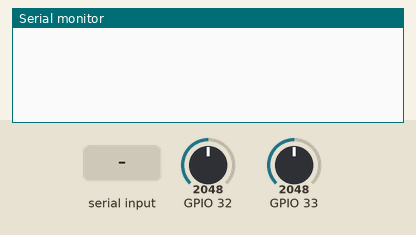
Recording of a sketch running on a simulated ESP32. Parts: the last lines printed to the serial monitor. The inputs (shaded band) are chosen by the test bench; at power-on: GPIO 32 = 2048, GPIO 33 = 2048 (analog values on the 0–4095 scale).

Above: at 1.2 s.
1.3 s: GPIO 32 set to 2866
4.3 s: GPIO 33 set to 2866
At 5.2 s:
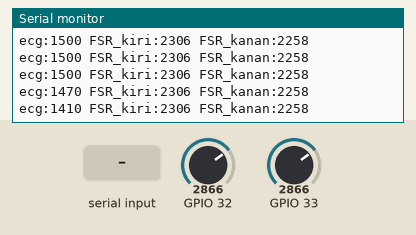
5.8 s: "RESET\n" received over Serial
7.3 s: GPIO 32 set to 3603
At 7.8 s:
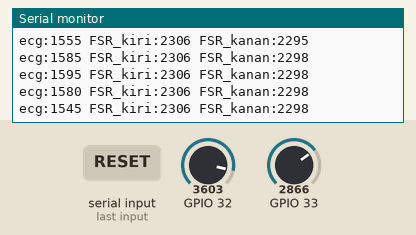
8.8 s: GPIO 33 set to 3603
At 9.8 s:
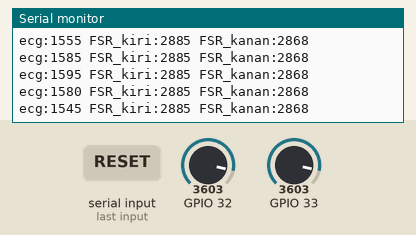
Timing chart, 0 to 11.3 s (numbered marks = the images above; inputs shaded):
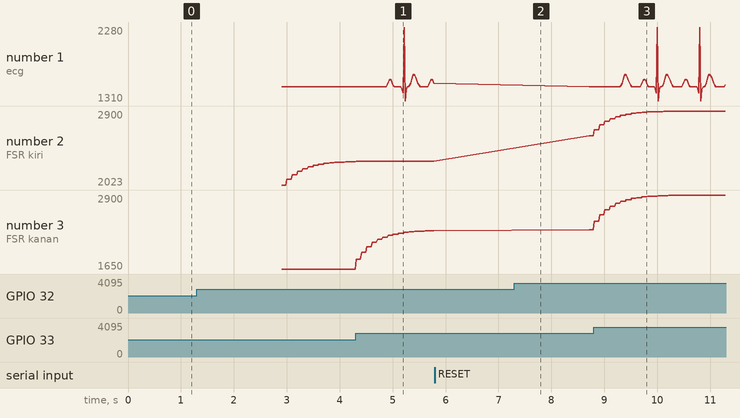

The sketch:

fsr_uart_test.ino
```cpp
#include <Arduino.h>
#include <stdint.h>
#include <stdlib.h>

constexpr unsigned long USB_BAUD = 115200;
constexpr unsigned long UART_BAUD = 115200;
constexpr int UART_TX_GPIO = 17;
constexpr bool PLOTTER_MODE = true;
constexpr uint32_t SAMPLE_PERIOD_MS = 100;
constexpr uint32_t PLOT_PERIOD_MS = 20;
constexpr uint32_t START_SAMPLES = 30;
constexpr uint32_t GRIP_RISE_MV = 200;
constexpr uint32_t GRIP_RISE_SAMPLES = 5;
constexpr uint32_t RELEASE_STABLE_SAMPLES = 15;
constexpr uint32_t WEAK_SAMPLES = 30;
constexpr uint32_t ECG_WEAK_PERCENT = 75;

enum class Contact { Released, Held };

struct FsrChannel {
  const char* name;
  int pin;
  Contact contact;
  uint32_t baselineMv;
  uint32_t rawMv;
  uint32_t filteredMv;
  uint32_t peakMv;
  uint32_t riseSamples;
  uint32_t releaseSamples;
  uint32_t weakSamples;
};

FsrChannel left = {"KIRI", 32, Contact::Released, 0, 0, 0, 0, 0, 0, 0};
FsrChannel right = {"KANAN", 33, Contact::Released, 0, 0, 0, 0, 0, 0, 0};
uint32_t startCount = 0;
uint32_t startLeftSumMv = 0;
uint32_t startRightSumMv = 0;
uint32_t nextSampleMs = 0;
uint32_t lastStatusMs = 0;
uint32_t lastPlotMs = 0;
uint32_t fsrSequence = 0;
bool ready = false;

// Demo waveform only. No ECG sensor is read and this is not a pulse measurement.
constexpr int16_t DEMO_ECG_OFFSETS[40] = {
  0, 0, 0, 0, 20, 55, 85, 95, 80, 45,
  10, 0, 0, 0, 0, 0, 0, 0, -30, -90,
  780, -190, -45, 0, 0, 10, 45, 95, 140, 160,
  150, 120, 85, 45, 15, 0, 0, 0, 0, 0,
};

uint32_t channelStrengthPercent(const FsrChannel& channel) {
  if (channel.contact != Contact::Held || channel.peakMv <= channel.baselineMv ||
      channel.rawMv <= channel.baselineMv + GRIP_RISE_MV / 2) return 0;
  const uint32_t spanMv = channel.peakMv - channel.baselineMv;
  const uint32_t pressureMv = channel.rawMv - channel.baselineMv;
  const uint32_t percent = pressureMv * 100 / spanMv;
  return percent > 100 ? 100 : percent;
}

uint32_t ecgStrengthPercent() {
  const uint32_t leftPercent = channelStrengthPercent(left);
  const uint32_t rightPercent = channelStrengthPercent(right);
  return leftPercent > rightPercent ? leftPercent : rightPercent;
}

uint32_t ecgState() {
  const uint32_t strength = ecgStrengthPercent();
  return strength == 0 ? 0 : strength < ECG_WEAK_PERCENT ? 2 : 1;
}

void printPlot(uint32_t nowMs) {
  const uint32_t strength = ecgStrengthPercent();
  const int32_t ecgMv = 1500 +
      DEMO_ECG_OFFSETS[(nowMs / PLOT_PERIOD_MS) % 40] * static_cast<int32_t>(strength) / 100;
  Serial.printf("ecg:%ld FSR_kiri:%lu FSR_kanan:%lu\n",
                static_cast<long>(ecgMv),
                static_cast<unsigned long>(left.filteredMv),
                static_cast<unsigned long>(right.filteredMv));
}

void restartWithoutHands() {
  ready = false;
  startCount = 0;
  startLeftSumMv = 0;
  startRightSumMv = 0;
  left.contact = Contact::Released;
  right.contact = Contact::Released;
  left.riseSamples = left.releaseSamples = left.weakSamples = 0;
  right.riseSamples = right.releaseSamples = right.weakSamples = 0;
  if (!PLOTTER_MODE) Serial.println("Jangan pegang setir selama 3 detik. Saya ukur acuan awal tanpa tangan.");
}

void sampleChannel(FsrChannel& channel) {
  const uint32_t rawMv = analogReadMilliVolts(channel.pin);
  channel.rawMv = rawMv;
  const uint32_t previousMv = channel.filteredMv;
  channel.filteredMv = (3 * channel.filteredMv + rawMv) / 4;

  if (channel.contact == Contact::Released) {
    if (channel.filteredMv > channel.baselineMv + GRIP_RISE_MV) {
      ++channel.riseSamples;
      if (channel.riseSamples >= GRIP_RISE_SAMPLES) {
        channel.contact = Contact::Held;
        channel.peakMv = channel.filteredMv;
        channel.releaseSamples = 0;
        channel.weakSamples = 0;
        if (!PLOTTER_MODE) Serial.printf("%s mulai digenggam. Acuan lepas=%lu mV.\n", channel.name,
                                        static_cast<unsigned long>(channel.baselineMv));
      }
    } else {
      channel.riseSamples = 0;
      channel.baselineMv = (15 * channel.baselineMv + channel.filteredMv) / 16;
    }
    return;
  }

  if (channel.filteredMv > channel.peakMv) channel.peakMv = channel.filteredMv;
  const uint32_t spanMv = channel.peakMv - channel.baselineMv;
  const uint32_t dropMv = channel.peakMv - channel.filteredMv;
  const int32_t changeMv = static_cast<int32_t>(channel.filteredMv) -
                           static_cast<int32_t>(previousMv);
  if (dropMv * 100 >= spanMv * 55 && abs(changeMv) <= 40) {
    ++channel.releaseSamples;
  } else {
    channel.releaseSamples = 0;
  }

  if (channel.releaseSamples >= RELEASE_STABLE_SAMPLES) {
    channel.baselineMv = channel.filteredMv;
    channel.contact = Contact::Released;
    channel.riseSamples = 0;
    channel.releaseSamples = 0;
    channel.weakSamples = 0;
    if (!PLOTTER_MODE) Serial.printf("%s tekanan turun dan stabil. Acuan baru=%lu mV.\n", channel.name,
                                    static_cast<unsigned long>(channel.baselineMv));
    return;
  }

  if (channel.filteredMv < channel.baselineMv + spanMv * 75 / 100) {
    if (channel.weakSamples < WEAK_SAMPLES) ++channel.weakSamples;
  } else {
    channel.weakSamples = 0;
  }
}

const char* channelStatus(const FsrChannel& channel) {
  if (channel.contact == Contact::Released) return "TEKANAN RENDAH";
  if (channel.weakSamples >= WEAK_SAMPLES) return "LEMAH";
  return "PEGANG";
}

void printStatus() {
  const char* overall;
  if (left.contact == Contact::Released && right.contact == Contact::Released) {
    overall = "TEKANAN KEDUA SISI TIDAK TERDETEKSI";
  } else if (left.contact == Contact::Released || right.contact == Contact::Released) {
    overall = "TEKANAN SATU SISI TIDAK TERDETEKSI";
  } else if (left.weakSamples >= WEAK_SAMPLES || right.weakSamples >= WEAK_SAMPLES) {
    overall = "GENGGAMAN MELEMAH";
  } else {
    overall = "DUA SISI DIGENGGAM";
  }
  Serial.printf("KIRI=%lu [%s, acuan=%lu] KANAN=%lu [%s, acuan=%lu] | %s\n",
                static_cast<unsigned long>(left.filteredMv), channelStatus(left),
                static_cast<unsigned long>(left.baselineMv),
                static_cast<unsigned long>(right.filteredMv), channelStatus(right),
                static_cast<unsigned long>(right.baselineMv), overall);
}

void setup() {
  Serial.begin(USB_BAUD);
  Serial2.begin(UART_BAUD, SERIAL_8N1, -1, UART_TX_GPIO);
  Serial.setTimeout(50);
  analogReadResolution(12);
  analogSetPinAttenuation(left.pin, ADC_11db);
  analogSetPinAttenuation(right.pin, ADC_11db);
  nextSampleMs = millis();
  lastStatusMs = nextSampleMs;
  if (!PLOTTER_MODE) {
    Serial.println("Uji FSR adaptif. Pastikan kabel elektroda ECG sudah dilepas dari modul.");
    Serial.println("Ketik RESET jika ingin mengambil acuan awal tanpa tangan lagi.");
  }
  restartWithoutHands();
}

void loop() {
  if (Serial.available()) {
    String command = Serial.readStringUntil('\n');
    command.trim();
    if (command.equalsIgnoreCase("RESET")) restartWithoutHands();
  }

  const uint32_t now = millis();
  if (static_cast<int32_t>(now - nextSampleMs) >= 0) {
    nextSampleMs = now + SAMPLE_PERIOD_MS;
    if (!ready) {
      startLeftSumMv += analogReadMilliVolts(left.pin);
      startRightSumMv += analogReadMilliVolts(right.pin);
      ++startCount;
      if (startCount == START_SAMPLES) {
        left.baselineMv = startLeftSumMv / START_SAMPLES;
        right.baselineMv = startRightSumMv / START_SAMPLES;
        left.rawMv = left.baselineMv;
        right.rawMv = right.baselineMv;
        left.filteredMv = left.baselineMv;
        right.filteredMv = right.baselineMv;
        left.peakMv = left.baselineMv;
        right.peakMv = right.baselineMv;
        ready = true;
        if (!PLOTTER_MODE) Serial.printf("Acuan awal siap. Kiri=%lu mV, kanan=%lu mV. Sekarang coba pegang, longgarkan, dan lepas.\n",
                                        static_cast<unsigned long>(left.baselineMv),
                                        static_cast<unsigned long>(right.baselineMv));
      }
    } else {
      sampleChannel(left);
      sampleChannel(right);
      // The ECG field is a demo proxy from FSR contact, not an electrode reading.
      Serial2.printf("F,%lu,%lu,%lu,%u,%u,%u\n",
                     static_cast<unsigned long>(fsrSequence++),
                     static_cast<unsigned long>(left.rawMv),
                     static_cast<unsigned long>(right.rawMv),
                     static_cast<unsigned>(left.contact == Contact::Released ? 0 :
                                           left.weakSamples >= WEAK_SAMPLES ? 2 : 1),
                     static_cast<unsigned>(right.contact == Contact::Released ? 0 :
                                           right.weakSamples >= WEAK_SAMPLES ? 2 : 1),
                     static_cast<unsigned>(ecgState()));
    }
  }

  if (PLOTTER_MODE && ready && now - lastPlotMs >= PLOT_PERIOD_MS) {
    lastPlotMs = now;
    printPlot(now);
  }

  if (!PLOTTER_MODE && now - lastStatusMs >= 1000) {
    lastStatusMs = now;
    if (ready) {
      printStatus();
    } else {
      Serial.printf("Mengukur tanpa tangan: %lu/3 detik.\n",
                    static_cast<unsigned long>(startCount / 10));
    }
  }
}
```

Measured:
- after the input at 4.3 s, the serial monitor: prints a new line at once (image 1)
- after the input at 8.8 s, the serial monitor: prints a new line at once (image 3)
- plotted number 1: 1500 → 1545 after the input at 4.3 s, 1500 → 1520 after the input at 8.8 s
- plotted number 2: 2306 → 2606 after the input at 7.3 s
